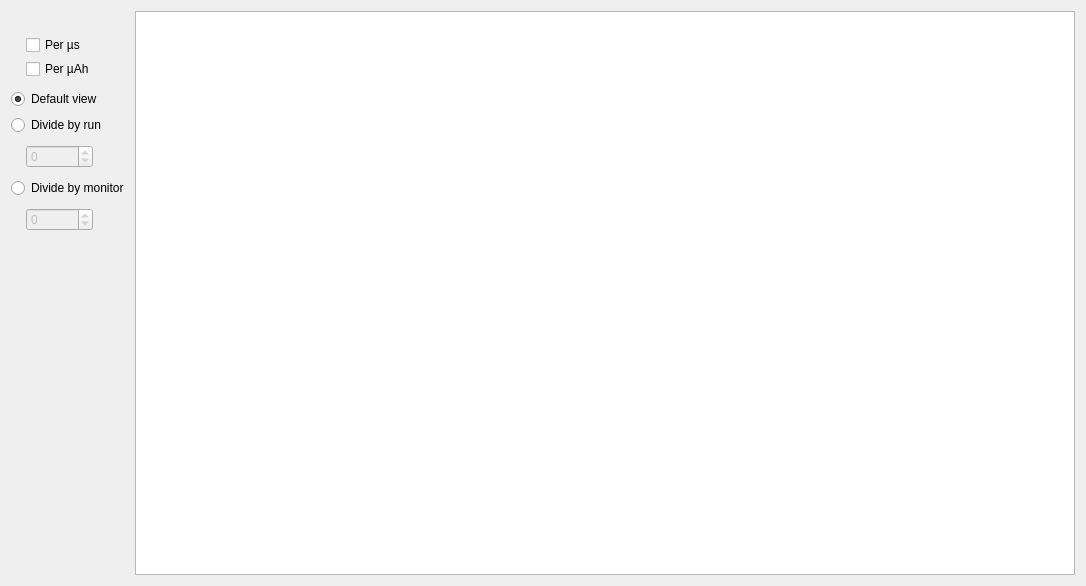
<?xml version="1.0" encoding="UTF-8"?>
<ui version="4.0">
 <class>GraphWidget</class>
 <widget class="QWidget" name="GraphWidget">
  <property name="enabled">
   <bool>true</bool>
  </property>
  <property name="geometry">
   <rect>
    <x>0</x>
    <y>0</y>
    <width>1086</width>
    <height>586</height>
   </rect>
  </property>
  <layout class="QHBoxLayout" name="horizontalLayout_2">
   <item>
    <layout class="QHBoxLayout" name="horizontalLayout">
     <item>
      <layout class="QVBoxLayout" name="verticalLayout">
       <item>
        <widget class="QLabel" name="statusLabel">
         <property name="text">
          <string/>
         </property>
        </widget>
       </item>
       <item>
        <widget class="QWidget" name="CountsOptions" native="true">
         <layout class="QVBoxLayout" name="verticalLayout_2">
          <property name="spacing">
           <number>4</number>
          </property>
          <property name="leftMargin">
           <number>15</number>
          </property>
          <property name="topMargin">
           <number>4</number>
          </property>
          <property name="rightMargin">
           <number>4</number>
          </property>
          <property name="bottomMargin">
           <number>4</number>
          </property>
          <item>
           <widget class="QCheckBox" name="countsPerMicrosecondCheck">
            <property name="text">
             <string>Per µs</string>
            </property>
           </widget>
          </item>
          <item>
           <widget class="QCheckBox" name="countsPerMicroAmpCheck">
            <property name="text">
             <string>Per µAh</string>
            </property>
           </widget>
          </item>
         </layout>
        </widget>
       </item>
       <item>
        <widget class="QRadioButton" name="defaultRadio">
         <property name="text">
          <string>Default view</string>
         </property>
         <property name="checked">
          <bool>true</bool>
         </property>
        </widget>
       </item>
       <item>
        <widget class="QRadioButton" name="divideByRunRadio">
         <property name="text">
          <string>Divide by run</string>
         </property>
         <property name="checked">
          <bool>false</bool>
         </property>
        </widget>
       </item>
       <item alignment="Qt::AlignLeft">
        <widget class="QWidget" name="RunDivideOptions" native="true">
         <property name="enabled">
          <bool>false</bool>
         </property>
         <layout class="QHBoxLayout" name="horizontalLayout_3">
          <property name="spacing">
           <number>4</number>
          </property>
          <property name="leftMargin">
           <number>15</number>
          </property>
          <property name="topMargin">
           <number>4</number>
          </property>
          <property name="rightMargin">
           <number>4</number>
          </property>
          <property name="bottomMargin">
           <number>4</number>
          </property>
          <item>
           <widget class="QSpinBox" name="divideByRunSpin">
            <property name="sizePolicy">
             <sizepolicy hsizetype="Maximum" vsizetype="Fixed">
              <horstretch>0</horstretch>
              <verstretch>0</verstretch>
             </sizepolicy>
            </property>
            <property name="minimum">
             <number>-1</number>
            </property>
            <property name="maximum">
             <number>1000000</number>
            </property>
           </widget>
          </item>
         </layout>
        </widget>
       </item>
       <item>
        <widget class="QRadioButton" name="divideByMonitorRadio">
         <property name="text">
          <string>Divide by monitor</string>
         </property>
         <property name="checked">
          <bool>false</bool>
         </property>
        </widget>
       </item>
       <item alignment="Qt::AlignLeft">
        <widget class="QWidget" name="MonitorDivideOptions" native="true">
         <property name="enabled">
          <bool>false</bool>
         </property>
         <layout class="QHBoxLayout" name="horizontalLayout_4">
          <property name="spacing">
           <number>4</number>
          </property>
          <property name="leftMargin">
           <number>15</number>
          </property>
          <property name="topMargin">
           <number>4</number>
          </property>
          <property name="rightMargin">
           <number>4</number>
          </property>
          <property name="bottomMargin">
           <number>4</number>
          </property>
          <item alignment="Qt::AlignLeft">
           <widget class="QSpinBox" name="divideByMonitorSpin">
            <property name="sizePolicy">
             <sizepolicy hsizetype="Maximum" vsizetype="Fixed">
              <horstretch>0</horstretch>
              <verstretch>0</verstretch>
             </sizepolicy>
            </property>
            <property name="minimum">
             <number>-1</number>
            </property>
            <property name="maximum">
             <number>1000000</number>
            </property>
           </widget>
          </item>
         </layout>
        </widget>
       </item>
       <item>
        <spacer name="verticalSpacer">
         <property name="orientation">
          <enum>Qt::Vertical</enum>
         </property>
         <property name="sizeHint" stdset="0">
          <size>
           <width>20</width>
           <height>40</height>
          </size>
         </property>
        </spacer>
       </item>
      </layout>
     </item>
     <item>
      <widget class="ChartView" name="chartView"/>
     </item>
    </layout>
   </item>
  </layout>
 </widget>
 <customwidgets>
  <customwidget>
   <class>QChartView</class>
   <extends>QGraphicsView</extends>
   <header>QtCharts</header>
  </customwidget>
  <customwidget>
   <class>ChartView</class>
   <extends>QChartView</extends>
   <header>chartView.h</header>
  </customwidget>
 </customwidgets>
 <resources/>
 <connections>
  <connection>
   <sender>divideByRunRadio</sender>
   <signal>toggled(bool)</signal>
   <receiver>RunDivideOptions</receiver>
   <slot>setEnabled(bool)</slot>
   <hints>
    <hint type="sourcelabel">
     <x>43</x>
     <y>111</y>
    </hint>
    <hint type="destinationlabel">
     <x>63</x>
     <y>133</y>
    </hint>
   </hints>
  </connection>
  <connection>
   <sender>divideByMonitorRadio</sender>
   <signal>toggled(bool)</signal>
   <receiver>MonitorDivideOptions</receiver>
   <slot>setEnabled(bool)</slot>
   <hints>
    <hint type="sourcelabel">
     <x>36</x>
     <y>184</y>
    </hint>
    <hint type="destinationlabel">
     <x>44</x>
     <y>199</y>
    </hint>
   </hints>
  </connection>
 </connections>
</ui>
